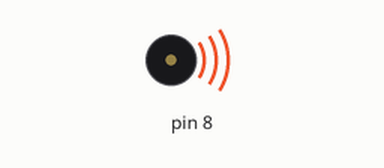
Recording of a sketch running on a simulated Arduino Uno, built with avr-gcc and run on an emulated ATmega328P. On the bench: buzzer (waves = sounding).

Above: at 0.1 s.
Timing chart, 0 to 1.6 s (numbered marks = the images above):
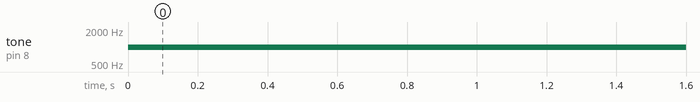

Measured:
- by itself, tone on pin 8: silent → 1000 Hz at 0.00 s

The sketch:

6_ALARM.ino
```cpp
float sinVal;
int toneVal;

void setup(){
  pinMode(8,OUTPUT);
}

void loop(){
  for(int x=0; x<180; x++){
    sinVal = (sin(x*(3.14159/180)));
    toneVal = 1000 + int((sinVal));
    tone(8, toneVal);
    delay(2);
  }
}
```
